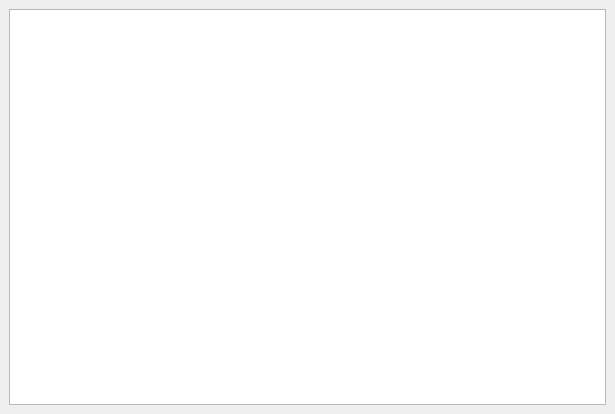
<?xml version="1.0" encoding="UTF-8"?>
<ui version="4.0">
 <class>MainWindow</class>
 <widget class="QMainWindow" name="MainWindow">
  <property name="geometry">
   <rect>
    <x>0</x>
    <y>0</y>
    <width>615</width>
    <height>414</height>
   </rect>
  </property>
  <property name="windowTitle">
   <string>MainWindow</string>
  </property>
  <widget class="QWidget" name="centralwidget">
   <layout class="QGridLayout" name="gridLayout">
    <item row="0" column="0" rowspan="2">
     <widget class="QGraphicsView" name="videoView"/>
    </item>
   </layout>
  </widget>
 </widget>
 <resources/>
 <connections/>
</ui>
